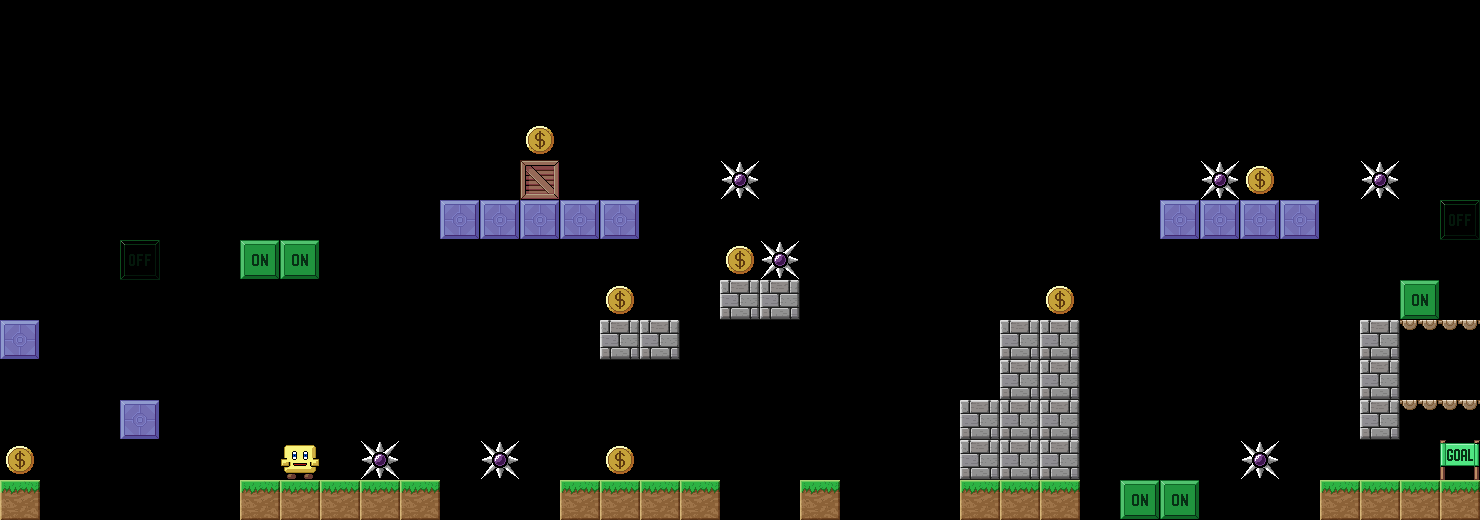

Tiled map render using the project's own tile images. Description and the whole map definition, tile-layer contents included, below:
An orthogonal 37x13 tile map with 40x40 px tiles, 1 tile layer (Level06).

<map version="1.1" tiledversion="2018.09.12" orientation="orthogonal" renderorder="right-down" width="37" height="13" tilewidth="40" tileheight="40" infinite="0" nextlayerid="15" nextobjectid="1">
 <tileset firstgid="1" source="TileSetLevels.tsx" />
 <layer id="14" name="Level06" width="37" height="13">
  <data encoding="csv">
0,0,0,0,0,0,0,0,0,0,0,0,0,0,0,0,0,0,0,0,0,0,0,0,0,0,0,0,0,0,0,0,0,0,0,0,0,
0,0,0,0,0,0,0,0,0,0,0,0,0,0,0,0,0,0,0,0,0,0,0,0,0,0,0,0,0,0,0,0,0,0,0,0,0,
0,0,0,0,0,0,0,0,0,0,0,0,0,0,0,0,0,0,0,0,0,0,0,0,0,0,0,0,0,0,0,0,0,0,0,0,0,
0,0,0,0,0,0,0,0,0,0,0,0,0,4,0,0,0,0,0,0,0,0,0,0,0,0,0,0,0,0,0,0,0,0,0,0,0,
0,0,0,0,0,0,0,0,0,0,0,0,0,17,0,0,0,0,5,0,0,0,0,0,0,0,0,0,0,0,5,4,0,0,5,0,0,
0,0,0,0,0,0,0,0,0,0,0,16,16,16,16,16,0,0,0,0,0,0,0,0,0,0,0,0,0,16,16,16,16,0,0,0,7,
0,0,0,7,0,0,11,11,0,0,0,0,0,0,0,0,0,0,4,5,0,0,0,0,0,0,0,0,0,0,0,0,0,0,0,0,0,
0,0,0,0,0,0,0,0,0,0,0,0,0,0,0,4,0,0,15,15,0,0,0,0,0,0,4,0,0,0,0,0,0,0,0,11,0,
16,0,0,0,0,0,0,0,0,0,0,0,0,0,0,15,15,0,0,0,0,0,0,0,0,15,15,0,0,0,0,0,0,0,15,18,18,
0,0,0,0,0,0,0,0,0,0,0,0,0,0,0,0,0,0,0,0,0,0,0,0,0,15,15,0,0,0,0,0,0,0,15,0,0,
0,0,0,16,0,0,0,0,0,0,0,0,0,0,0,0,0,0,0,0,0,0,0,0,15,15,15,0,0,0,0,0,0,0,15,18,18,
4,0,0,0,0,0,0,2,0,5,0,0,5,0,0,4,0,0,0,0,0,0,0,0,15,15,15,0,0,0,0,5,0,0,0,0,3,
14,0,0,0,0,0,14,14,14,14,14,0,0,0,14,14,14,14,0,0,14,0,0,0,14,14,14,0,11,11,0,0,0,14,14,14,14
</data>
 </layer>
</map>
